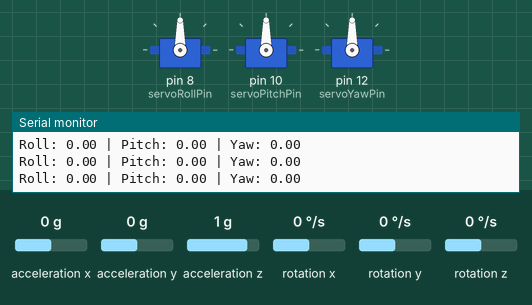
This sketch was run on a simulated Arduino Uno, built with avr-gcc and run on an emulated ATmega328P. On the bench: 3 × servo, the last lines printed to the serial monitor. Wiring (inferred from the names in the program): MPU-6050 motion sensor at I2C address 0x68. The inputs (shaded band) are chosen by the test bench; at power-on: rotation x 0 °/s, rotation y 0 °/s, rotation z 0 °/s, acceleration z 1 g, acceleration x 0 g, acceleration y 0 g.

Above: at 2.7 s.
2.8 s: rotation x set to 12 °/s
At 5.61 s:
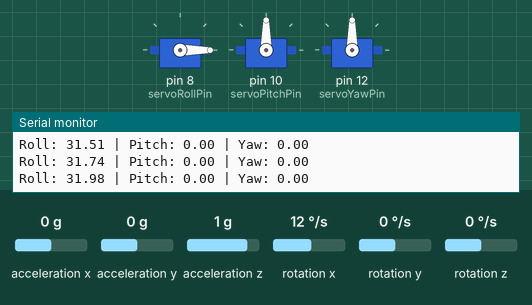
5.8 s: rotation y set to 12 °/s
At 8.7 s:
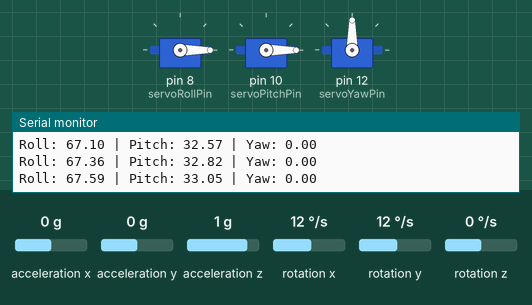
8.8 s: rotation x set to -100 °/s
At 10.2 s:
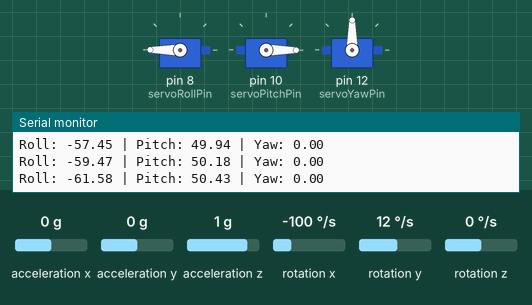
11.3 s: rotation z set to -192 °/s
At 12.6 s:
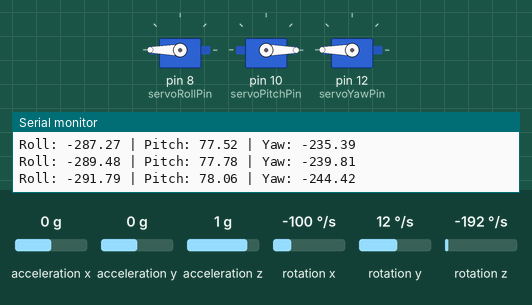
12.9 s: acceleration z set to 0 g
At 13.8 s:
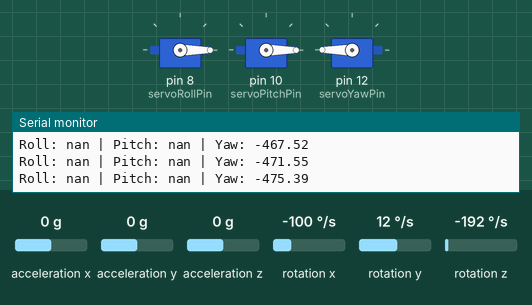
14.4 s: rotation z set to 192 °/s
At 18.2 s:
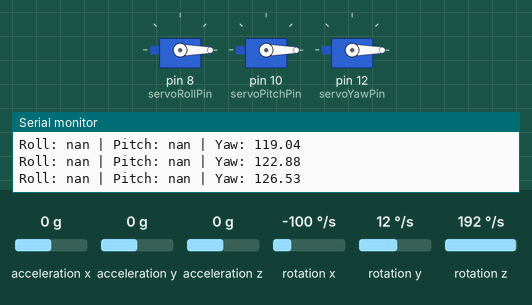
Timing chart, 0 to 18.4 s (numbered marks = the images above; inputs shaded):
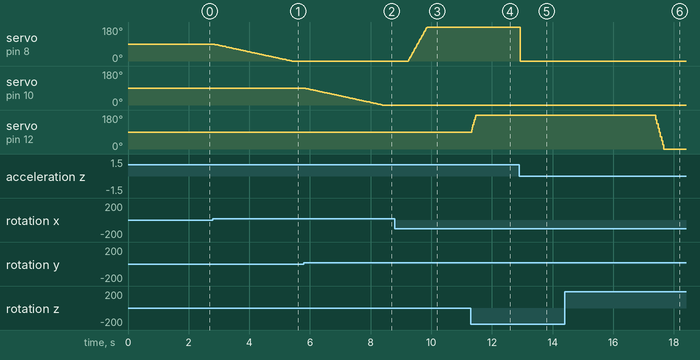

The sketch:

Final_code.ino
```cpp
#include <Wire.h>
#include <Servo.h>

const int MPU = 0x68; // MPU6050 I2C address

// Servo objects and pins
Servo servoRoll;  // Controls roll (X-axis)
Servo servoPitch; // Controls pitch (Y-axis)
Servo servoYaw;   // Controls yaw (Z-axis)
const int servoRollPin = 8;
const int servoPitchPin = 10;
const int servoYawPin = 12;

// IMU variables
float AccX, AccY, AccZ;
float GyroX, GyroY, GyroZ;
float accAngleX, accAngleY, gyroAngleX, gyroAngleY, gyroAngleZ;
float roll, pitch, yaw;
float AccErrorX, AccErrorY, GyroErrorX, GyroErrorY, GyroErrorZ;
float elapsedTime, currentTime, previousTime;
int c = 0;

// Servo calibration
const int servoMin = 0;    // Minimum servo angle (degrees)
const int servoMax = 180;   // Maximum servo angle (degrees)
const int servoCenter = 90; // Center position (degrees)

// Stabilization parameters
const float maxTiltAngle = 30.0; // Maximum tilt angle to compensate for (degrees)
const float stabilizationGain = 1.0; // How aggressively to counteract movement (0.0 to 1.0)

void setup() {
  Serial.begin(19200);

  // Attach servos to pins
  servoRoll.attach(servoRollPin);
  servoPitch.attach(servoPitchPin);
  servoYaw.attach(servoYawPin);

  // Center all servos
  servoRoll.write(servoCenter);
  servoPitch.write(servoCenter);
  servoYaw.write(servoCenter);
  delay(1000); // Give servos time to reach center position

  // Initialize MPU6050
  Wire.begin();
  Wire.beginTransmission(MPU);
  Wire.write(0x6B);
  Wire.write(0x00);
  Wire.endTransmission(true);

  // Calculate IMU errors
  calculate_IMU_error();
  delay(20);

  // Initialize timing variables
  previousTime = millis();
}

void loop() {
  // === Read accelerometer data === //
  Wire.beginTransmission(MPU);
  Wire.write(0x3B);
  Wire.endTransmission(false);
  Wire.requestFrom(MPU, 6, true);

  AccX = (Wire.read() << 8 | Wire.read()) / 16384.0;
  AccY = (Wire.read() << 8 | Wire.read()) / 16384.0;
  AccZ = (Wire.read() << 8 | Wire.read()) / 16384.0;

  // Calculate Roll and Pitch from accelerometer data
  accAngleX = (atan(AccY / sqrt(pow(AccX, 2) + pow(AccZ, 2))) * 180 / PI) - AccErrorX;
  accAngleY = (atan(-1 * AccX / sqrt(pow(AccY, 2) + pow(AccZ, 2))) * 180 / PI) - AccErrorY;

  // === Read gyroscope data === //
  currentTime = millis();
  elapsedTime = (currentTime - previousTime) / 1000.0; // Convert to seconds
  previousTime = currentTime;

  Wire.beginTransmission(MPU);
  Wire.write(0x43);
  Wire.endTransmission(false);
  Wire.requestFrom(MPU, 6, true);

  GyroX = (Wire.read() << 8 | Wire.read()) / 131.0;
  GyroY = (Wire.read() << 8 | Wire.read()) / 131.0;
  GyroZ = (Wire.read() << 8 | Wire.read()) / 131.0;

  // Subtract the bias error
  GyroX -= GyroErrorX;
  GyroY -= GyroErrorY;
  GyroZ -= GyroErrorZ;

  // Integrate gyroscope data to get angle change
  gyroAngleX += GyroX * elapsedTime;
  gyroAngleY += GyroY * elapsedTime;
  yaw += GyroZ * elapsedTime;

  // Complementary filter
  float alpha = 0.96;
  roll = alpha * gyroAngleX + (1 - alpha) * accAngleX;
  pitch = alpha * gyroAngleY + (1 - alpha) * accAngleY;

  // Print values
  Serial.print("Roll: "); Serial.print(roll);
  Serial.print(" | Pitch: "); Serial.print(pitch);
  Serial.print(" | Yaw: "); Serial.println(yaw);

  // Control servos to counteract movement
  controlServos();
}

void calculate_IMU_error() {
  while (c < 200) {
    Wire.beginTransmission(MPU);
    Wire.write(0x3B);
    Wire.endTransmission(false);
    Wire.requestFrom(MPU, 6, true);

    AccX = (Wire.read() << 8 | Wire.read()) / 16384.0;
    AccY = (Wire.read() << 8 | Wire.read()) / 16384.0;
    AccZ = (Wire.read() << 8 | Wire.read()) / 16384.0;

    AccErrorX += (atan(AccY / sqrt(pow(AccX, 2) + pow(AccZ, 2))) * 180 / PI);
    AccErrorY += (atan(-1 * AccX / sqrt(pow(AccY, 2) + pow(AccZ, 2))) * 180 / PI);
    c++;
  }
  AccErrorX /= 200;
  AccErrorY /= 200;

  c = 0;
  while (c < 200) {
    Wire.beginTransmission(MPU);
    Wire.write(0x43);
    Wire.endTransmission(false);
    Wire.requestFrom(MPU, 6, true);

    GyroX = Wire.read() << 8 | Wire.read();
    GyroY = Wire.read() << 8 | Wire.read();
    GyroZ = Wire.read() << 8 | Wire.read();

    GyroErrorX += GyroX / 131.0;
    GyroErrorY += GyroY / 131.0;
    GyroErrorZ += GyroZ / 131.0;
    c++;
  }
  GyroErrorX /= 200;
  GyroErrorY /= 200;
  GyroErrorZ /= 200;

  Serial.println("IMU Calibration Complete:");
  Serial.print("AccErrorX: "); Serial.println(AccErrorX);
  Serial.print("AccErrorY: "); Serial.println(AccErrorY);
  Serial.print("GyroErrorX: "); Serial.println(GyroErrorX);
  Serial.print("GyroErrorY: "); Serial.println(GyroErrorY);
  Serial.print("GyroErrorZ: "); Serial.println(GyroErrorZ);
}

void controlServos() {
  // Calculate servo positions (opposite of IMU movement)
  int rollServoPos = servoCenter - constrain(roll * stabilizationGain, -maxTiltAngle, maxTiltAngle) * (servoMax - servoCenter) / maxTiltAngle;
  int pitchServoPos = servoCenter - constrain(pitch * stabilizationGain, -maxTiltAngle, maxTiltAngle) * (servoMax - servoCenter) / maxTiltAngle;
  int yawServoPos = servoCenter - constrain(yaw * stabilizationGain, -maxTiltAngle, maxTiltAngle) * (servoMax - servoCenter) / maxTiltAngle;

  // Constrain to servo limits
  rollServoPos = constrain(rollServoPos, servoMin, servoMax);
  pitchServoPos = constrain(pitchServoPos, servoMin, servoMax);
  yawServoPos = constrain(yawServoPos, servoMin, servoMax);

  // Move servos
  servoRoll.write(rollServoPos);
  servoPitch.write(pitchServoPos);
  servoYaw.write(yawServoPos);

  // Optional: Print servo positions
  /*
  Serial.print("Servo Roll: "); Serial.print(rollServoPos);
  Serial.print(" | Servo Pitch: "); Serial.print(pitchServoPos);
  Serial.print(" | Servo Yaw: "); Serial.println(yawServoPos);
  */
}
```

Measured:
- after the input at 2.8 s, servo on pin 8 (servoRollPin): moves from 90° to 0° over 2.6 s, starting at once
- after the input at 5.8 s, servo on pin 10 (servoPitchPin): moves from 90° to 0° over 2.6 s, starting at once
- after the input at 8.8 s, servo on pin 8 (servoRollPin): moves from 0° to 180° over 0.63 s, starting after 0.43 s
- after the input at 11.3 s, servo on pin 12 (servoYawPin): 90° → 180° at once
- after the input at 12.9 s, servo on pin 8 (servoRollPin): 180° → 0° at once
- after the input at 14.4 s, servo on pin 12 (servoYawPin): moves from 180° to 0° over 0.31 s, starting after 3.0 s
